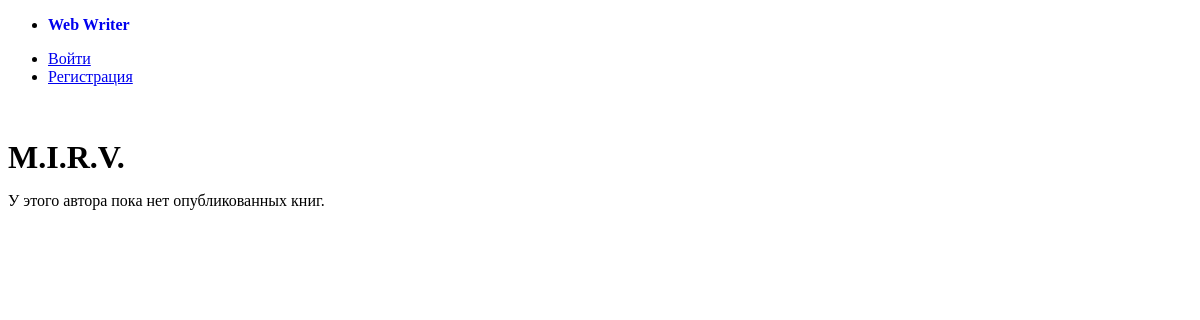
/author.php?id=1, run on an earlier commit of the app's database.
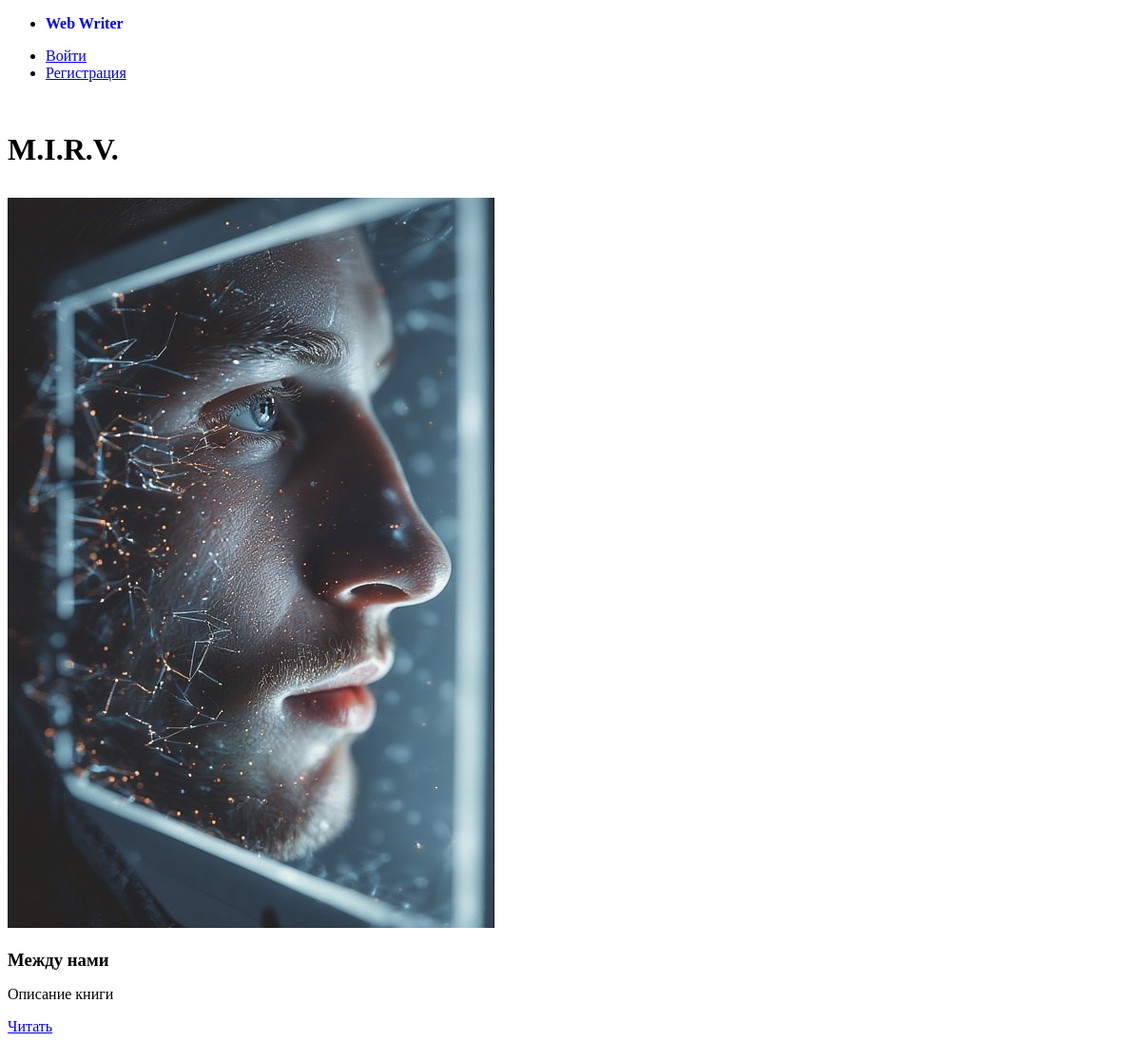
And on a later commit of the database.
### tables this page shows
CREATE TABLE `books` (
  `id` int(11) NOT NULL AUTO_INCREMENT,
  `title` varchar(255) NOT NULL,
  `description` text DEFAULT NULL,
  `genre` varchar(100) DEFAULT NULL,
  `cover_image` varchar(500) DEFAULT NULL,
  `user_id` int(11) NOT NULL,
  `series_id` int(11) DEFAULT NULL,
  `sort_order_in_series` int(11) DEFAULT NULL,
  `created_at` timestamp NOT NULL DEFAULT current_timestamp(),
  `updated_at` timestamp NOT NULL DEFAULT current_timestamp() ON UPDATE current_timestamp(),
  `share_token` varchar(32) DEFAULT NULL,
  `published` tinyint(1) NOT NULL DEFAULT 0,
  PRIMARY KEY (`id`),
  UNIQUE KEY `share_token` (`share_token`),
  KEY `user_id` (`user_id`),
  KEY `series_id` (`series_id`),
  CONSTRAINT `books_ibfk_1` FOREIGN KEY (`user_id`) REFERENCES `users` (`id`) ON DELETE CASCADE,
  CONSTRAINT `books_ibfk_2` FOREIGN KEY (`series_id`) REFERENCES `series` (`id`) ON DELETE SET NULL
);

### includes/functions.php (called while the page is built, shortened)
<?php
function e($string) {
    return htmlspecialchars($string, ENT_QUOTES, 'UTF-8');
}
?>

### models/Book.php (called while the page is built, shortened)
<?php
class Book {
    private $pdo;
    public function __construct($pdo) {
        $this->pdo = $pdo;
    }
    public function findByUser($user_id, $only_published = false) {
        $sql = "
        SELECT b.*,
                COUNT(c.id) as chapter_count,
                COALESCE(SUM(c.word_count), 0) as total_words
        FROM books b
        LEFT JOIN chapters c ON b.id = c.book_id
        WHERE b.user_id = ?
        ";
        if ($only_published) {
            $sql .= " AND b.published = 1 ";
        }
        $sql .= " GROUP BY b.id ORDER BY b.created_at DESC ";
        $stmt = $this->pdo->prepare($sql);
        $stmt->execute([$user_id]);
        return $stmt->fetchAll(PDO::FETCH_ASSOC);
    }
}
?>

### author.php (the view, shortened to what this page needs)
<?php
require_once 'config/config.php';
require_once 'models/Book.php';
$author_id = (int)($_GET['id'] ?? 0);
$stmt = $pdo->prepare("SELECT id, username, display_name FROM users WHERE id = ?");
$stmt->execute([$author_id]);
$author = $stmt->fetch(PDO::FETCH_ASSOC);
$bookModel = new Book($pdo);
$books = $bookModel->findByUser($author_id, true);
include 'views/header.php';
?>
<h1><?= e($author['display_name'] ?: $author['username']) ?></h1>
<?php if (empty($books)): ?>
  <p>У этого автора пока нет опубликованных книг.</p>
<?php else: ?>
  <div class="grid">
    <?php foreach ($books as $b): ?>
      <article>
        <?php if ($b['cover_image']): ?>
          <img src="<?= e($b['cover_image']) ?>" alt="<?= e($b['title']) ?>" style="max-width:100%; height:auto;">
        <?php endif; ?>
        <h3><?= e($b['title']) ?></h3>
        <?php if ($b['description']): ?>
          <p><?= nl2br(e($b['description'])) ?></p>
        <?php endif; ?>
        <a href="view_book.php?share_token=<?= e($b['share_token']) ?>">Читать</a>
      </article>
    <?php endforeach; ?>
  </div>
<?php endif; ?>
<?php include 'views/footer.php'; ?>

What changed in the data, as far as the page shows it:
now on this page (row edited): books: cover_image (picture), title "Между нами", description "Описание книги"
Also different on the page:
text no longer shown: "У этого автора пока нет опубликованных книг."
